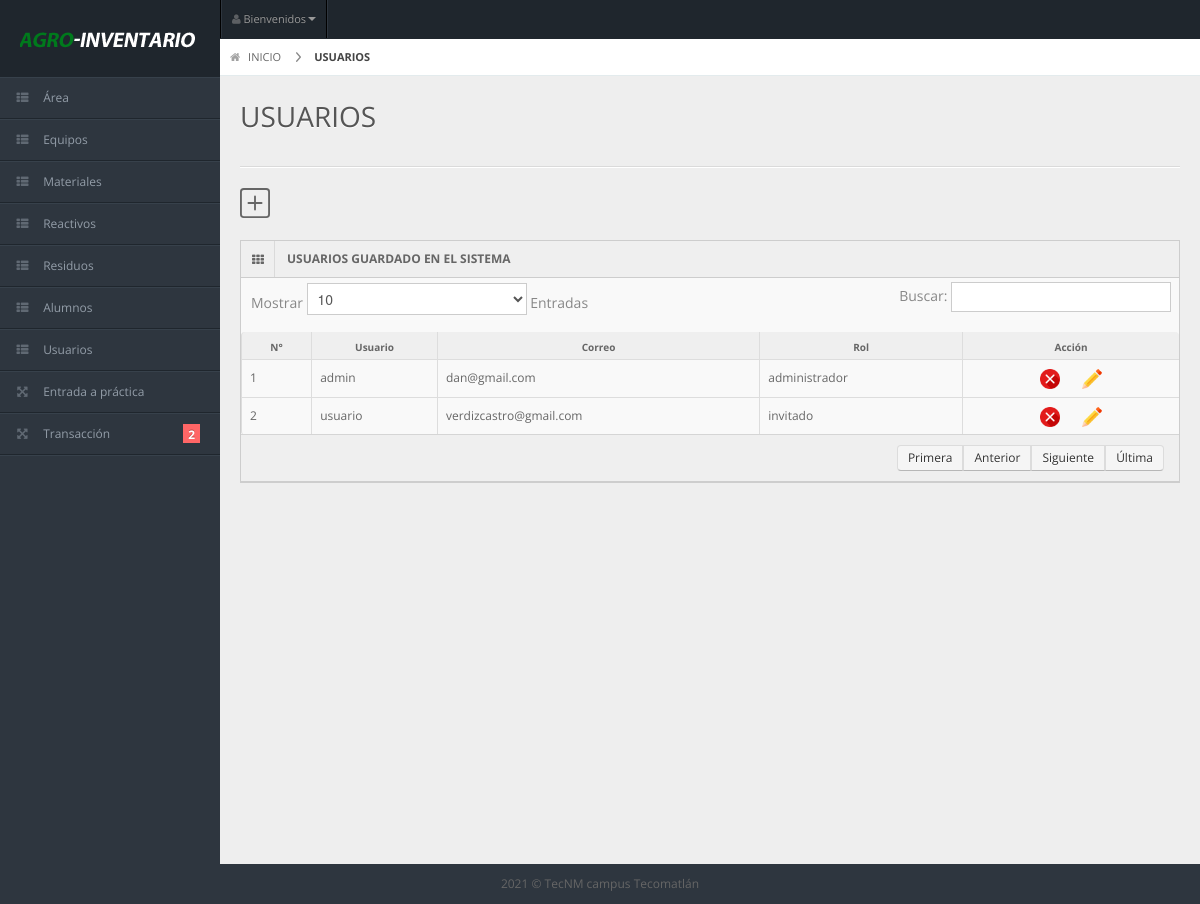
/l_usuarios.php (signed in), run on the app's committed database.
### tables this page shows
CREATE TABLE `usuario` (
  `idusuario` int(11) NOT NULL,
  `usuario` varchar(60) NOT NULL,
  `e_mail` varchar(60) NOT NULL,
  `clave` varchar(80) NOT NULL,
  `idrol` int(11) NOT NULL
);

CREATE TABLE `roles` (
  `idrol` int(11) NOT NULL,
  `rol` varchar(30) NOT NULL
);

### l_usuarios.php (the view, shortened to what this page needs)
 <?php
 if ($_SESSION['validar'] ==1) {
?>
<!DOCTYPE html>
<?php
require_once 'connect.php';
?>
<html lang="en">
<head>
  <link rel="stylesheet" href="css/bootstrap.min.css" />
  <link rel="stylesheet" href="css/bootstrap-responsive.min.css" />
  <link rel="stylesheet" href="css/uniform.css" />
  <link rel="stylesheet" href="css/select2.css" />
  <link rel="stylesheet" href="css/matrix-style.css" />
  <link rel="stylesheet" href="css/matrix-media.css" />
  <link href="font-awesome/css/font-awesome.css" rel="stylesheet" />
</head>
<body>
  <?php
  include('menu.php');
  ?>
  <div id="content">
    <div id="content-header">
      <div id="breadcrumb"> <a href="index.php" title="Go to Home" class="tip-bottom"><i class="icon-home"></i> INICIO</a> <a href="#" class="current">USUARIOS</a> </div>
      <h1>USUARIOS</h1>
    </div>
    <div class="container-fluid">
      <hr>
      <div class="row-fluid">
        <div class="span12">
           <a href="usuario.php"></a>
          <div class="widget-box">
            <div class="widget-title"> <span class="icon"><i class="icon-th"></i></span>
              <h5>USUARIOS GUARDADO EN EL SISTEMA</h5>
            </div>
            <div class="widget-content nopadding">
              <table class="table table-bordered data-table">
                <thead>
                  <tr>
                    <th>N°</th>
                    <th>Usuario</th>
                    <th>Correo</th>
                    <th>Rol</th>
                    <th>Acción</th>
                  </tr>
                </thead>
                <tbody>
                  <?php
                  $quasuario = $conn->query("select u.idusuario, u.usuario, u.e_mail, r.rol
                    from usuario u
                    inner join roles r on u.idrol=r.idrol") or die(mysqli_error());
                  $count = 0;
                  while($fila = $quasuario->fetch_array()){
                   $count++;
                   ?>
                   <tr>
                    <td><?php echo $count; ?></td>
                    <td><?php echo $fila['usuario']?></td>
                    <td><?php echo $fila['e_mail']?></td>
                    <td><?php echo $fila['rol']?></td>
                    <td style="text-align: center; width: 200px;" >
                      <a onclick="preguntar(<?php echo $fila['idusuario']?>)"><img src="img/boton-x.png"  width="20" height="20" border=0/> </a>
                      <?php echo "<a href='actualizar_user.php?idusuario=".$fila['idusuario']."'> <img src='img/boton-editar.png'  width='20' height='20' border=0/> </a>"; ?>
                    </td>
                  </tr>
                  <?php
                }
                ?>
              </tbody>
            </table>
          </div>
        </div>
      </div>
    </div>
  </div>
</div>
<div class="row-fluid">
  <div id="footer" class="span12"> 2021 &copy; TecNM campus Tecomatlán</a> </div>
</div>
</body>
</html>
<?php
}else{
  header("location:Login.php");
}
?>

### css/matrix-style.css (style rules this page uses)
* { outline:none !important; -moz-outline: none !important; }
html, body { height:100% }
body { overflow-x: hidden; margin-top: -10px; font-family: 'Open Sans', sans-serif; font-size:12px; color:#666; }
a { color:#666; }
select, textarea, input[type="text"], input[type="password"], input[type="datetime"], input[type="datetime-local"], input[type="date"], input[type="month"], input[type="time"], input[type="week"], input[type="number"], input[type="email"], input[type="url"], input[type="search"], input[type="tel"], input[type="color"], .uneditable-input, .label, .dropdown-menu, .btn, .well, .progress, .table-bordered, .btn-group > .btn:first-child, .btn-group > .btn:last-child, .btn-group > .btn:last-child, .btn-group > .dropdown-toggle, .alert { border-radius:0px; }
#footer { padding:10px; text-align:center; }
hr { border-top-color:#dadada; }
#content { background: none repeat scroll 0 0 #eeeeee; margin-left: 220px; margin-right: 0; padding-bottom: 25px; position: relative; min-height:100%; width: auto; }
#content-header { position: abslute; width: 100%; margin-top: -38px; z-index: 20; }
#content-header h1 { color: #555555; font-size: 28px; font-weight: normal; float: none; text-shadow: 0 1px 0 #ffffff; margin-left: 20px; position: relative; }
#content-header h1, #content-header .btn-group { margin-top: 20px; }
#breadcrumb { background-color: #fff; border-bottom: 1px solid #e3ebed; }
#breadcrumb a { padding: 8px 20px 8px 10px; display: inline-block; background-image: url('../img/breadcrumb.png'); background-position: center right; background-repeat: no-repeat; font-size: 11px; color: #666666; }
#breadcrumb a:last-child { background-image:none; }
#breadcrumb a.current { font-weight: bold; color: #444444; }
#breadcrumb a i { margin-right: 5px; opacity: .6; }
.stat-boxes .peity_bar_good, .stat-boxes .peity_line_good, { color: #459D1C; }
.widget-box { background: none repeat scroll 0 0 #F9F9F9; border-left: 1px solid #CDCDCD; border-top: 1px solid #CDCDCD; border-right: 1px solid #CDCDCD; clear: both; margin-top: 16px; margin-bottom: 16px; position: relative; }
.widget-title, .modal-header, .table th, div.dataTables_wrapper .ui-widget-header { background:#efefef; border-bottom: 1px solid #CDCDCD; height: 36px; }
.widget-title span.icon { padding: 9px 10px 7px 11px; float: left; border-right:1px solid #dadada; }
.widget-title h5 { color: #666; float: left; font-size: 12px; font-weight: bold; padding: 12px; line-height: 12px; margin: 0; }
.widget-content { padding:15px; border-bottom: 1px solid #cdcdcd; }
.table th { height: auto; font-size: 10px; padding: 5px 10px 2px; border-bottom: 0; text-align: center; color: #666666; }
.nopadding { padding: 0 !important; }
.nopadding .table { margin-bottom: 0; }
.nopadding .table-bordered { border: 0; }

### css/matrix-media.css (style rules this page uses)
body { background:#2E363F; }

### data on the page
usuario: usuario "admin", e_mail "dan@gmail.com", idrol.rol "administrador"
usuario: usuario "usuario", e_mail "verdizcastro@gmail.com", idrol.rol "invitado"
